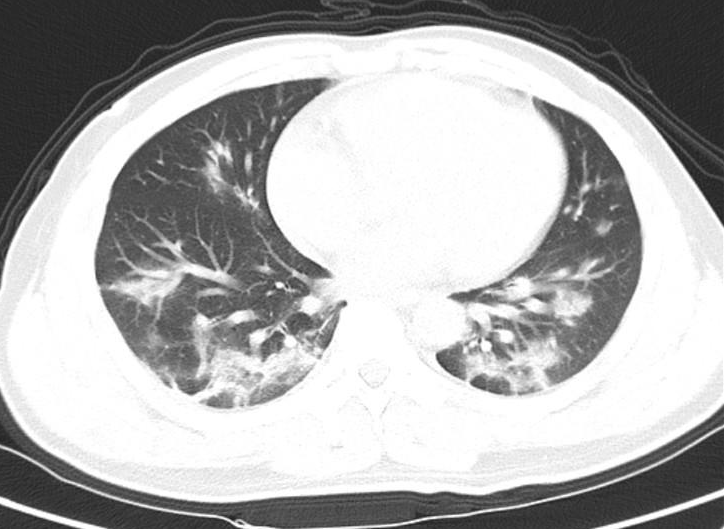
#> input picture Dataset/CT_COVID/2020.01.24.919183-p27-134.png, 724 x 529 px, found by its file name; its folder holds only this picture in this run
$ jupyter execute --allow-errors Dataset_Visual_Representation.ipynb
#> lines starting #> are read from the running program, lines starting #| are printed output that depends on the picture
[cell 1]
import pandas as pd
import matplotlib.pyplot as plt
import os
from glob import glob
import cv2

[cell 2]
directory='C:/Users/Aditya/Documents/GitHub/Covid-19-Diagnosis-from-Lung-CT-Scans/Dataset'
path_covid_positive_cases=os.path.join('C:/Users/Aditya/Documents/GitHub/Covid-19-Diagnosis-from-Lung-CT-Scans/Dataset/CT_COVID/')
path_covid_negative_cases=os.path.join('C:/Users/Aditya/Documents/GitHub/Covid-19-Diagnosis-from-Lung-CT-Scans/Dataset/CT_NonCOVID/')

[cell 3]
positive_covid_images = glob(os.path.join(path_covid_positive_cases,"*.png"))
positive_covid_images.extend(glob(os.path.join(path_covid_positive_cases,"*.jpg")))
negative_covid_images = glob(os.path.join(path_covid_negative_cases,"*.png"))
negative_covid_images.extend(glob(os.path.join(path_covid_negative_cases,"*.jpg")))

#> (a cell that did not finish here is left out)

[cell 5]
covid = {'class': 'CT_COVID','path': path_covid_positive_cases,'images': positive_covid_images}
non_covid = {'class': 'CT_NonCOVID','path': path_covid_negative_cases,'images': negative_covid_images}

[cell 6]
desc_df = pd.DataFrame(columns=['Height of CT Scans', 'Width of CT Scans'])
img_list = []

for img_name in os.listdir(path_covid_positive_cases):
    img = cv2.imread(os.path.join(path_covid_positive_cases, img_name))
#> img is the input picture: shape (529, 724, 3); min 29, max 255, mean 176.7
    img_list.append(img.shape[:-1])

for img_name in os.listdir(path_covid_negative_cases):
    img = cv2.imread(os.path.join(path_covid_negative_cases, img_name))
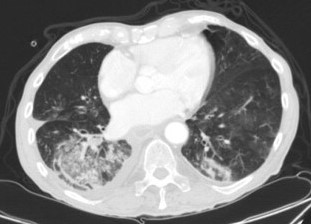
#> input picture Dataset/CT_NonCOVID/0.jpg, 311 x 224 px, found by its file name
#> img is the input picture: shape (224, 311, 3); min 21, max 255, mean 133.1
    img_list.append(img.shape[:-1])

desc_df['Height of CT Scans'] = list(zip(*img_list))[0]
desc_df['Width of CT Scans'] = list(zip(*img_list))[1]

[cell 7]
desc_df.describe()

[cell 8]
fig=plt.figure(1,figsize=(20, 10))
plt.subplot(121)
plt.hist(desc_df['Height of CT Scans'])
plt.title('Image Height Distribution')
plt.xlabel('Height')
plt.ylabel('Count')
plt.subplot(122)
plt.hist(desc_df['Width of CT Scans'])
plt.title('Image Width Distribution')
plt.xlabel('Width')
plt.ylabel('Count')
plt.show()
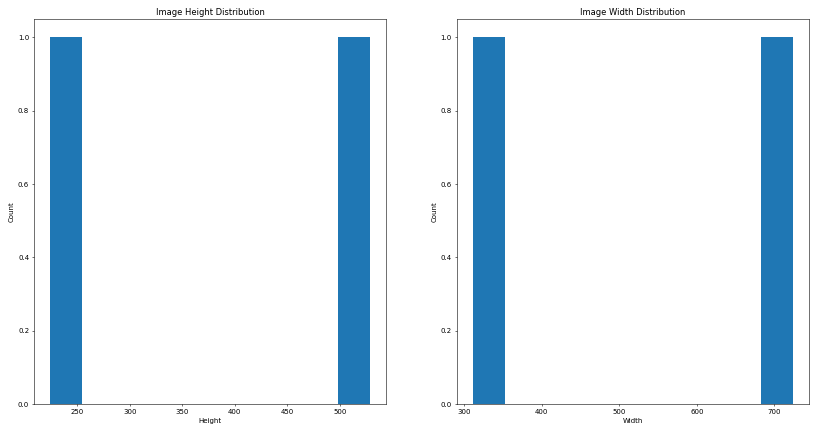
#> figure drawn by matplotlib, 2 panels
